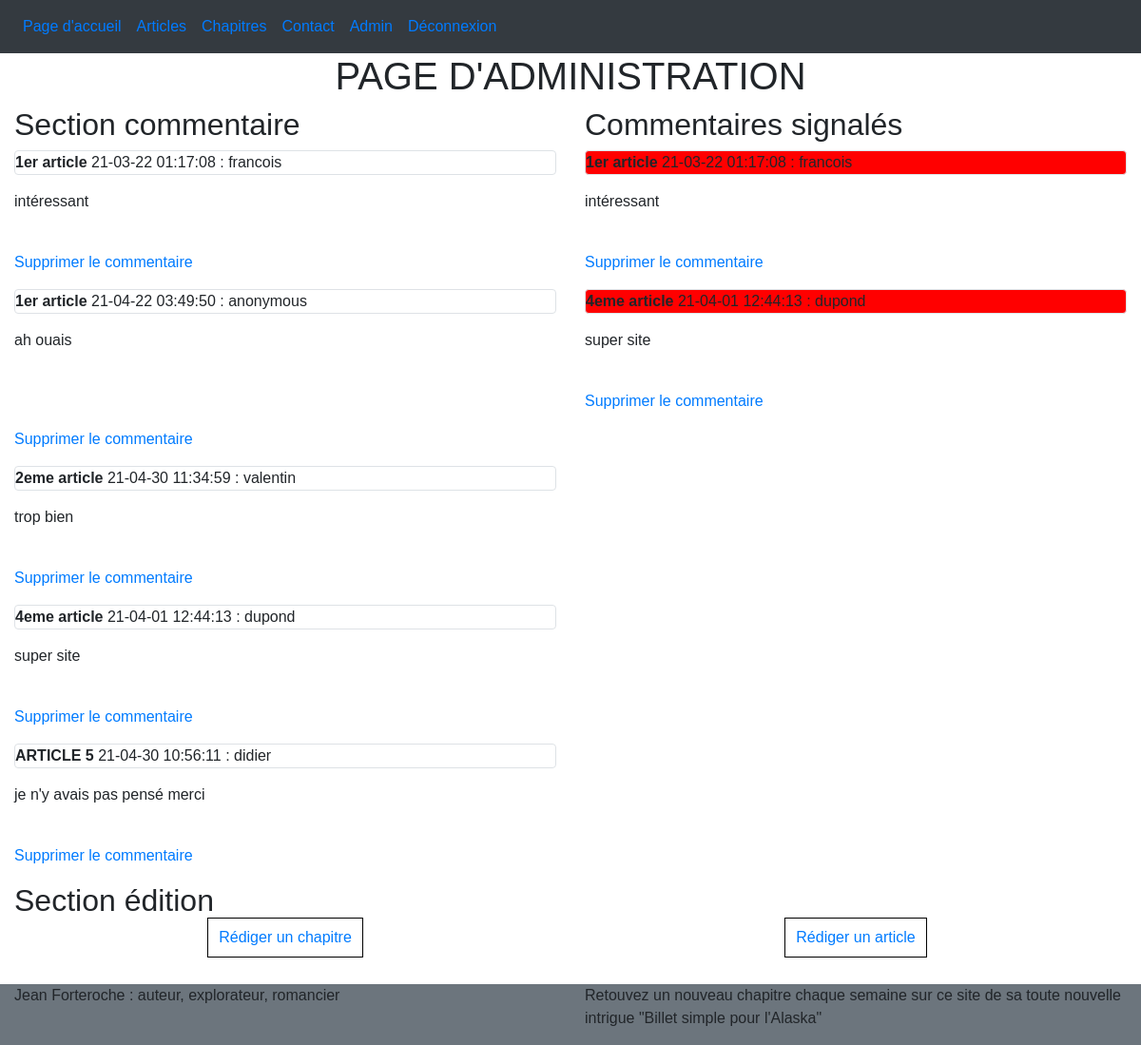
/index.php?action=administration (signed in), run on an earlier commit of the app's database.
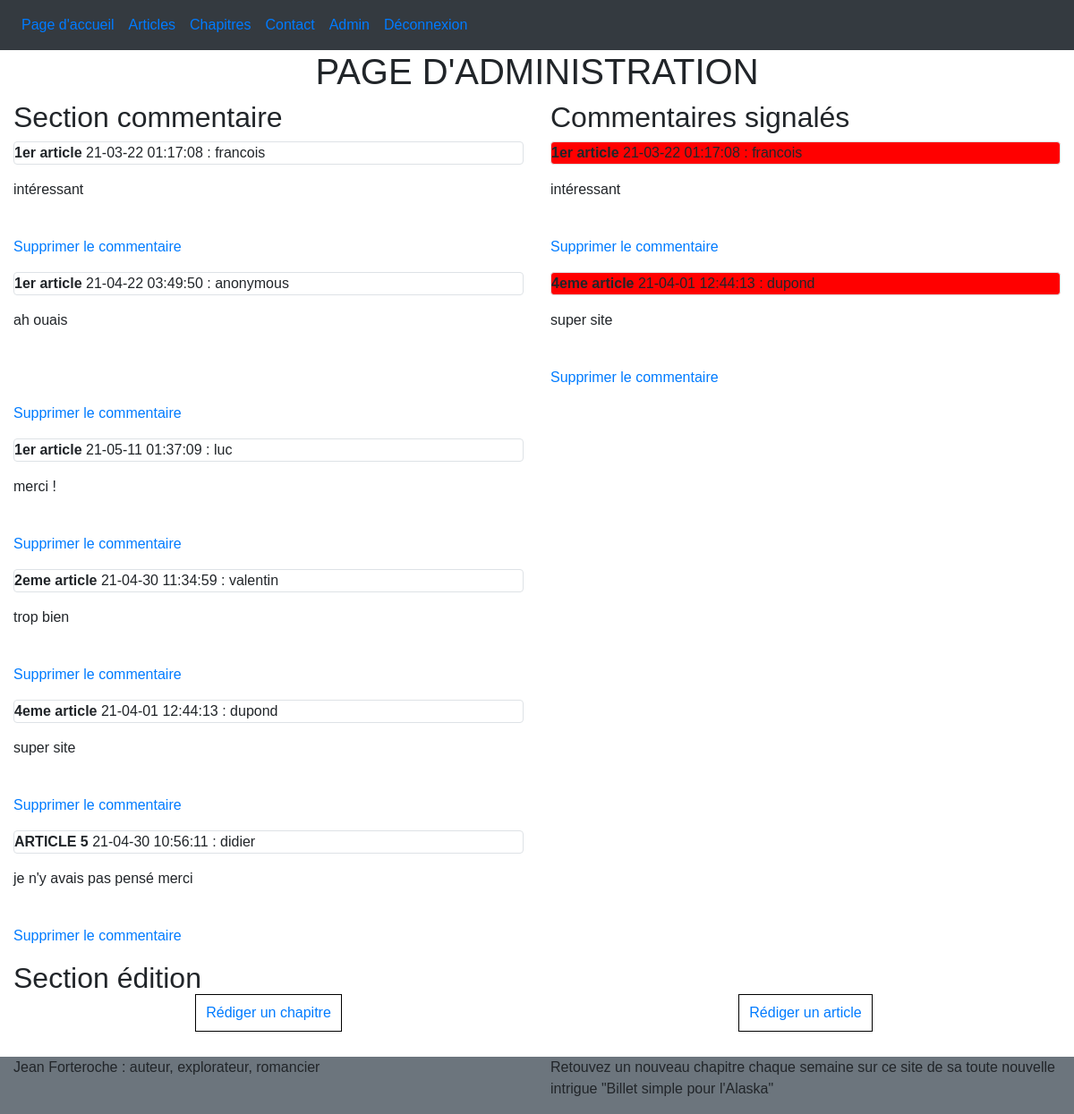
And on a later commit of the database.
### tables this page shows
CREATE TABLE `posts` (
  `id_post` int(11) NOT NULL,
  `article_commenté` text NOT NULL,
  `cal` text NOT NULL,
  `pseudo` text NOT NULL,
  `contenu` text NOT NULL,
  `signale` tinyint(1) NOT NULL DEFAULT '0'
);

### model/post_manager.php (called while the page is built, shortened)
<?php
    class PostManager extends Manager {
        public function getAllPosts() {
            $db = $this -> dbconnect();
            $req = $db -> query("SELECT * FROM posts ORDER BY article_commenté");
            $req -> execute();
            return $req;
        }
        public function getReportedPosts() {
            $db = $this -> dbconnect();
            $req = $db -> query("SELECT * FROM posts WHERE signale = 1 ORDER BY article_commenté ");
            $req -> execute();
            return $req;
        }
    }
?>

### controller/post_controller.php (called while the page is built, shortened)
<?php
require_once('model/post_manager.php');
class PostController {
    public function afficheAllPost() {
        $postManager = new PostManager;
        $reponse = $postManager -> getAllPosts();
        return($reponse);
    }
    public function afficheReportedPost() {
        $postManager = new PostManager;
        $reponse = $postManager -> getReportedPosts();
        return($reponse);
    }
}
?>

### view/administration.php (the view, shortened to what this page needs)
<?php
    $post_controller = new PostController;
    $reponse = $post_controller -> afficheAllPost();
    $retour = $post_controller -> afficheReportedPost();
?>
    <h1 class="text-center">PAGE D'ADMINISTRATION </h1>
    <div class="container-fluid">
        <div class="row">
            <div class="col-sm-12 col-lg-6 ">
            <h2>Section commentaire</h2>
                <?php
                    while($donnes = $reponse -> fetch()) {
                ?>
                <p class="border rounded">
                    <strong><?php echo $donnes['article_commenté']; ?></strong> <?php echo $donnes['cal']; ?> : <?php echo $donnes['pseudo']; ?> <br/>
                    <?php echo html_entity_decode($donnes['contenu']); ?> <br/>
                    <a href="index.php?action=delComms&id=<?php echo $donnes['id_post'] ?>">Supprimer le commentaire </a>
                </p>
                <?php
                    }
                ?>
            </div>
            <div class="col-sm-12 col-lg-6">
                <h2>Commentaires signalés</h2>
                <?php
                    while($data = $retour -> fetch()) {
                ?>
                <p class="border rounded" style="background-color:red">
                    <strong><?php echo $data['article_commenté']; ?></strong> <?php echo $data['cal']; ?> : <?php echo $data['pseudo']; ?> <br/>
                    <?php echo html_entity_decode($data['contenu']); ?> <br/>
                    <a href="index.php?action=delComms&id=<?php echo $data['id_post'] ?>">Supprimer le commentaire </a>
                </p>
                <?php
                    }
                ?>
            </div>
        </div>
        <h2> Section édition</h2>
        <div class="row">
            <div class="col-6 text-center">
                <a href="index.php?action=writeChapter" class="adminButton" > Rédiger un chapitre </a>
            </div>
            <div class="col-6 text-center">
                <a href="index.php?action=writeArticle" class="adminButton" > Rédiger un article </a>
            </div>
        </div>
    </div>
<?php require('template.php'); ?>

What changed in the data, as far as the page shows it:
added posts: article_commenté "1er article", cal "21-05-11 01:37:09", pseudo "luc", contenu "merci !", shown under "Section commentaire"
